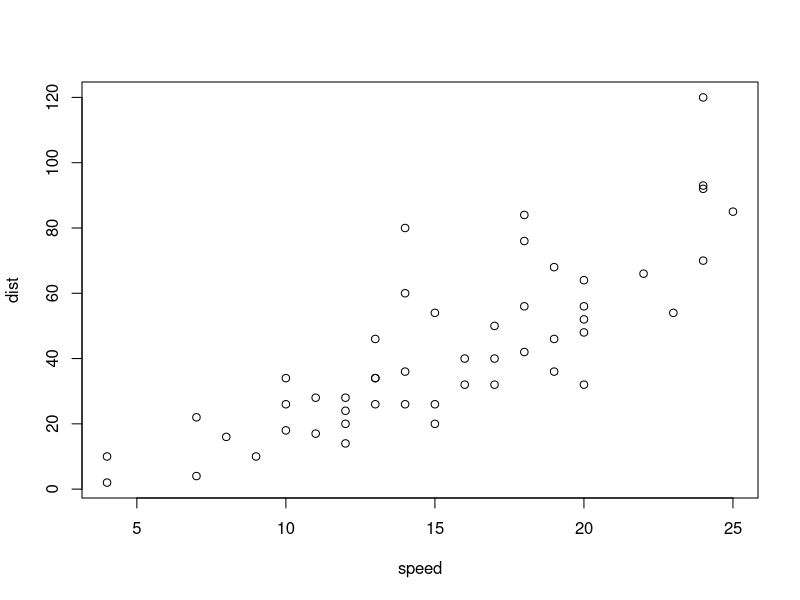
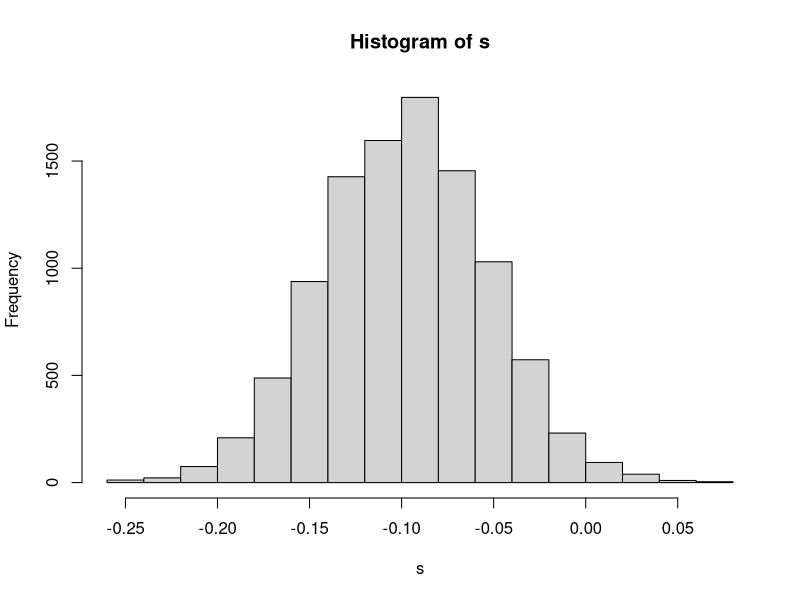

Generate these figures, in order, with R:
## ---- chunk 1
plot(cars)
## ---- chunk 2
    p_s <- 38/135
    p_ns <- 206/543
    result <- p_s - p_ns
    result
## ---- chunk 3
    prop.test(c(38,206), c(135,543), conf.level = 0.9)

## ---- chunk 4
    #smoker size
    n_s = 135
    #non-smoker size
    n_ns = 543

    s <- matrix(0, nrow=1, ncol=10000)
    for (i in 1:10000) {
      s[,i] = sum(rbinom(n_s,1,p_s))/n_s - sum(rbinom(n_ns, 1 , p_ns))/n_ns
    }

    hist(s)
